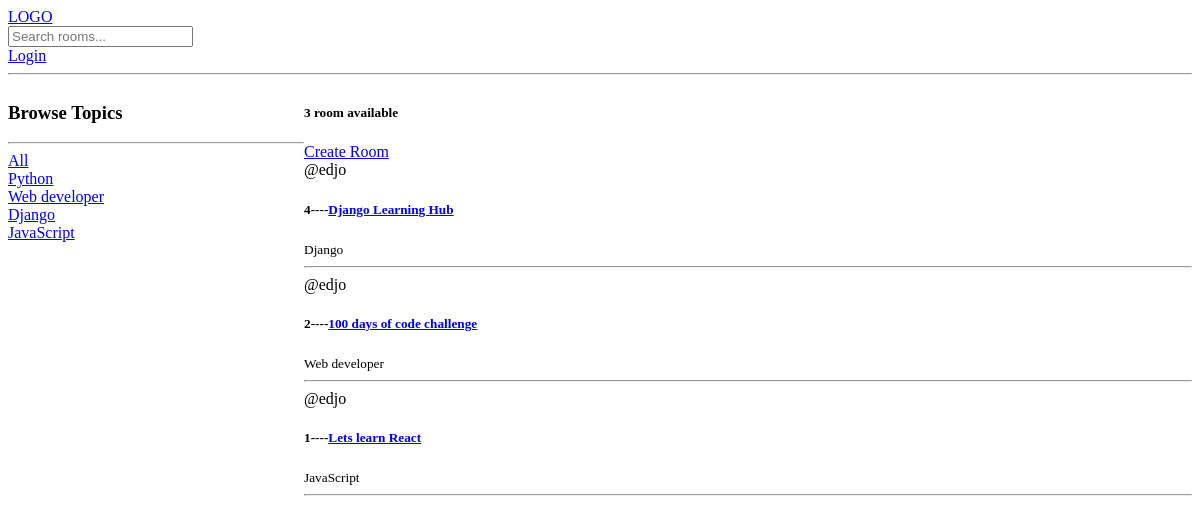
/, run on an earlier commit of the app's database.
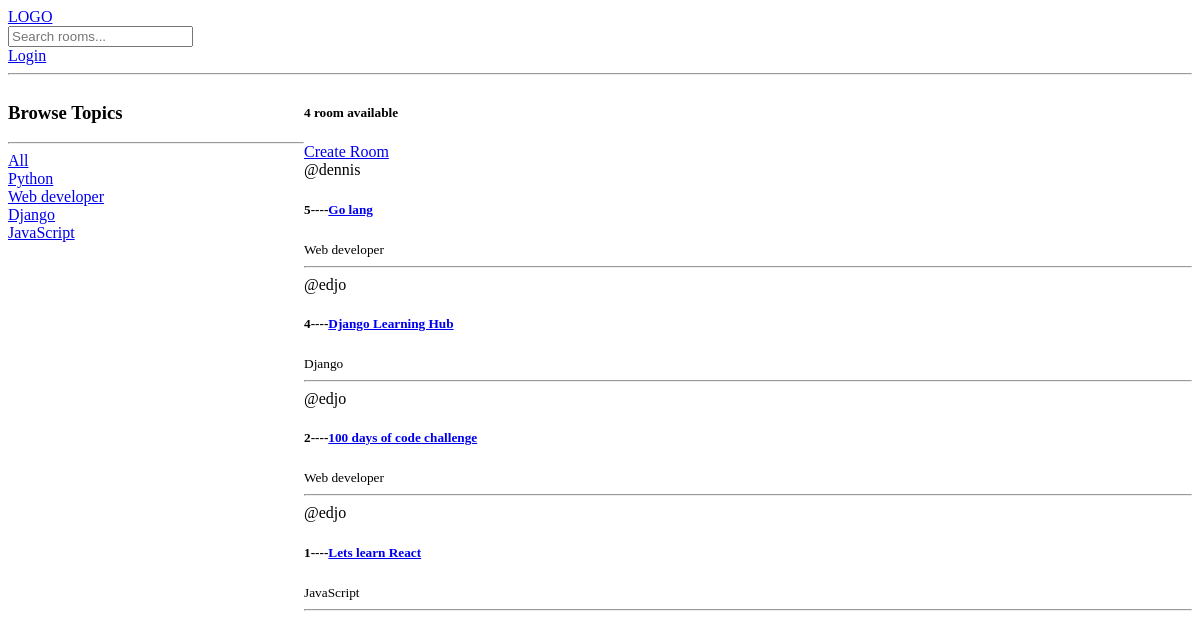
And on a later commit of the database.
### base/models.py (models this page shows, shortened)
class Topic(models.Model):
    name=models.CharField(max_length=200)
    def __str__(self):
        return self.name

class Room(models.Model):
    host=models.ForeignKey(User,on_delete=SET_NULL,null=True)
    topic=models.ForeignKey(Topic,on_delete=CASCADE,null=True)
    name=models.CharField(max_length=200)
    description=models.TextField(null=True,blank=True)
    updated=models.DateTimeField(auto_now=True)
    created=models.DateTimeField(auto_now_add=True)
    class Meta:
        ordering=['-updated','-created']

### base/views.py (the view)
# urls.py: path('',views.home,name='home'),
def home(request):
    q=request.GET.get('q') if request.GET.get('q')!=None else ''
    rooms=Room.objects.filter(
        Q(topic__name__icontains=q) |
        Q(name__icontains=q) |
        Q(description__icontains=q)
        )
    room_count=rooms.count()
    topics=Topic.objects.all()
    context={'rooms':rooms,'topics':topics,'room':room_count}
    return render(request,'base/home.html',context)

### base/templates/base/home.html (shortened to what this page needs)
{% extends 'main.html' %}
{% block content%}
<div class=" home-container">
    <div>
        <h3>Browse Topics</h3>
        <hr>
        <div>
            <a href="{% url 'home' %}">All</a><br>
        </div>
        {% for topic in topics%}
        <div>
            <a href="{% url 'home' %}?q={{topic.name}}">{{topic.name}}</a><br>
        </div>
        {% endfor %}
    </div>
    <div>
        <h5>{{room}} room available</h5>
    <a href="{% url 'create-room' %}">Create Room</a>
    <div>
        {% for room in rooms%}
        <div>
            <span>@{{room.host.username}}</span>
            <h5>{{room.id}}----<a href="{% url 'room' room.id %}">{{room.name}}</a></h5>
            <small>{{room.topic}}</small>
            <hr>
        </div>
        {%endfor%}
    </div>
</div>
</div>
{% endblock %}

### templates/main.html (shortened to what this page needs)
<!DOCTYPE html>
<html lang="en">
<head>
</head>
<body>
    {% include 'navbar.html'%}
    {% block content%}
    {% endblock %}
</body>
</html>

### templates/navbar.html
<a href="/">
    LOGO
</a>
<form method="GET" action="{% url 'home' %}">
    <input type="text" name="q" placeholder="Search rooms...">
</form>
{% if request.user.is_authenticated %}
<a href="{% url 'logout' %}">Logout</a>
{%else%}
<a href="{% url 'login' %}">Login</a>
{% endif %}
<hr>

### base/templates/base/home.html (style rules this page uses)
.home-container { display: grid; grid-template-columns: 1fr 3fr; }

What changed in the data, as far as the page shows it:
added Room: host.username "dennis", id "5", name "Go lang", topic "Web developer"
Also different on the page:
{{ room }}: "3" → "4"
